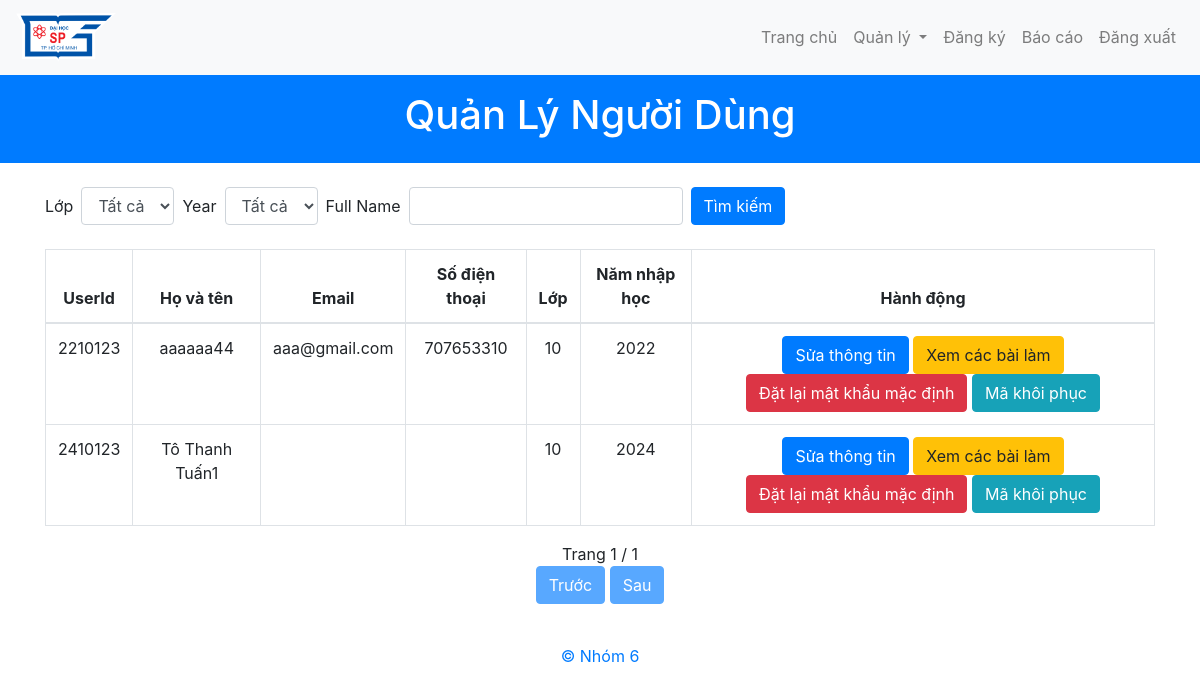
Screenshot of /PageAdmin/PUserManagement.php with the database file from the repository.
### tables this page shows
CREATE TABLE `users` (
  `UserId` varchar(10) NOT NULL,
  `FullName` varchar(100) NOT NULL,
  `Username` varchar(100) NOT NULL,
  `Password` varchar(100) NOT NULL,
  `Email` varchar(100) DEFAULT NULL,
  `Phone` varchar(10) DEFAULT NULL,
  `Role` varchar(100) NOT NULL,
  `Class` int(11) DEFAULT NULL,
  `Year` int(11) DEFAULT NULL,
  `RecoveryCode` varchar(10) DEFAULT NULL
);

### PageAdmin/PUserManagement.php (the view, shortened to what this page needs)
<?php
include('../conn/conn_database.php');
$classFilter = $_GET['class'] ?? '';
$yearFilter = $_GET['year'] ?? '';
$fullNameFilter = $_GET['fullName'] ?? '';
$page = $_GET['page'] ?? 1;
$limit = 20;
$offset = ($page - 1) * $limit;
$sql_users = "SELECT userId, fullName, email, phone, class, year FROM Users WHERE role = 'user'";
$params = [];
$types = '';
$sql_users .= " LIMIT ? OFFSET ?";
$params[] = $limit;
$params[] = $offset;
$types .= 'ii';
$stmt_users = $conn->prepare($sql_users);
if ($params) {
    $stmt_users->bind_param($types, ...$params);
}
$stmt_users->execute();
$result_users = $stmt_users->get_result();
$sql_count = "SELECT COUNT(*) as total FROM Users WHERE role = 'user'";
$stmt_count = $conn->prepare($sql_count);
$stmt_count->execute();
$result_count = $stmt_count->get_result();
$total_users = $result_count->fetch_assoc()['total'];
$total_pages = ceil($total_users / $limit);
?>
<!DOCTYPE html>
<html lang="en">
<head>
    <link href="https://maxcdn.bootstrapcdn.com/bootstrap/4.5.2/css/bootstrap.min.css" rel="stylesheet">
</head>
<body>
    <?php include '../template/Tmenubar.php'; ?>
    <header class="bg-primary text-white text-center py-3">
        <h1>Quản Lý Người Dùng</h1>
    </header>
    <div class="container mt-4">
        <form method="get" class="form-inline mb-4">
            <div class="form-group mr-2">
                <label for="class" class="mr-2">Lớp</label>
                <select name="class" id="class" class="form-control">
                    <option value="">Tất cả</option>
                </select>
            </div>
            <div class="form-group mr-2">
                <label for="year" class="mr-2">Year</label>
                <select name="year" id="year" class="form-control">
                    <option value="">Tất cả</option>
                </select>
            </div>
            <div class="form-group mr-2">
                <label for="fullName" class="mr-2">Full Name</label>
                <input type="text" name="fullName" id="fullName" class="form-control" value="<?= htmlspecialchars($fullNameFilter) ?>">
            </div>
            <button type="submit" class="btn btn-primary">Tìm kiếm</button>
        </form>
        <table class="table table-bordered mt-4">
            <thead>
                <tr>
                    <th>UserId</th>
                    <th>Họ và tên</th>
                    <th>Email</th>
                    <th>Số điện thoại</th>
                    <th>Lớp</th>
                    <th>Năm nhập học</th>
                    <th>Hành động</th>
                </tr>
            </thead>
            <tbody>
                <?php if ($result_users->num_rows > 0): ?>
                    <?php while ($row = $result_users->fetch_assoc()): ?>
                        <tr>
                            <td><?= htmlspecialchars($row['userId']) ?></td>
                            <td><?= htmlspecialchars($row['fullName']) ?></td>
                            <td><?= htmlspecialchars($row['email']) ?></td>
                            <td><?= htmlspecialchars($row['phone']) ?></td>
                            <td><?= htmlspecialchars($row['class']) ?></td>
                            <td><?= htmlspecialchars($row['year']) ?></td>
                            <td>
                                <a href="PEditUserInfo.php?userId=<?= htmlspecialchars($row['userId']) ?>" class="btn btn-primary">Sửa thông tin</a>
                                <a href="PViewUserExams.php?userId=<?= htmlspecialchars($row['userId']) ?>" class="btn btn-warning">Xem các bài làm</a>
                                <form id="resetPasswordForm-<?= htmlspecialchars($row['userId']) ?>" method="post" style="display:inline;">
                                    <button type="button" class="btn btn-danger" onclick="confirmReset('<?= htmlspecialchars($row['userId']) ?>')">Đặt lại mật khẩu mặc định</button>
                                </form>
                                <button type="button" class="btn btn-info" onclick="showRecoveryCode('<?= htmlspecialchars($row['userId']) ?>')">Mã khôi phục</button>
                            </td>
                        </tr>
                    <?php endwhile; ?>
                <?php else: ?>
                    <tr>
                        <td colspan="7" class="text-center">Không có dữ liệu</td>
                    </tr>
                <?php endif; ?>
            </tbody>
        </table>
        <center>
            <span>Trang <?= $page ?> / <?= $total_pages ?></span>
            <br>
            <a href="?page=<?= max(1, $page - 1) ?>&class=<?= htmlspecialchars($classFilter) ?>&year=<?= htmlspecialchars($yearFilter) ?>&fullName=<?= htmlspecialchars($fullNameFilter) ?>" class="btn btn-primary <?= $page <= 1 ? 'disabled' : '' ?>">Trước</a>
            <a href="?page=<?= min($total_pages, $page + 1) ?>&class=<?= htmlspecialchars($classFilter) ?>&year=<?= htmlspecialchars($yearFilter) ?>&fullName=<?= htmlspecialchars($fullNameFilter) ?>" class="btn btn-primary <?= $page >= $total_pages ? 'disabled' : '' ?>">Sau</a>
        </center>
    </div>
</body>
</html>
<?php
include('../template/Tfooter.php');
?>

### PageAdmin/PUserManagement.php (style rules this page uses)
tr { text-align: center; }

### rows the page displays
users: UserId "2210123", FullName "aaaaaa44", Email "aaa@gmail.com", Phone "707653310", Class "10", Year "2022"
users: UserId "2410123", FullName "Tô Thanh Tuấn1", Class "10", Year "2024"

### other values shown
$page "1"
$total_pages "1"
